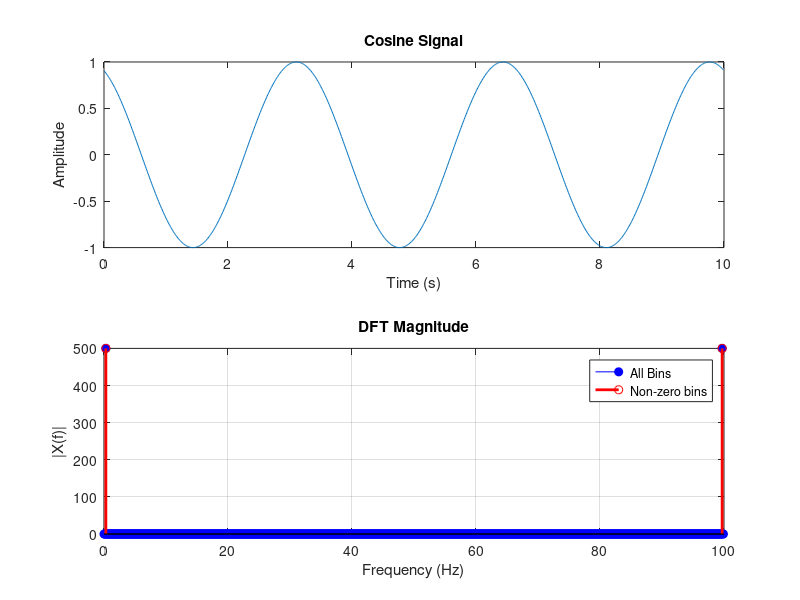

Here is the MATLAB script that generated this plot:
% When you compute the DFT in MATLAB, at which indices do you see non-zero values for the cosine signal?
% This is directly related to the frequency axis interpretation, where does the DFT place frequencies?
% fft() returns a vector X of length N, corresponding to N frequency bins.
% Bin 1 = k = 0 (DC)
% Bin 2 = k = 1 (First frequency component)
% Bin N/2+1 = Nyquist frequency

% Parameters
N = 1000;            % Number of samples
fs = 100;             % Sampling frequency (Hz)
Ts = 1/fs;
T = N*Ts;

% Cosine frequency (fits 3 periods in the full signal)
num_periods = 3;
f_cos = num_periods / T;
phi = 2*pi*rand();

% Time domain signal
t = (0:N-1) * Ts;
x = cos(2*pi*f_cos*t + phi);

% Compute DFT
X = fft(x);

% Frequency axis
f = (0:N-1) * (fs/N);

% Find non-zero bins
tolerance = 1e-6; % Small threshold for numerical precision
nonzero_bins = find(abs(X) > tolerance);

% Display result
disp('Non-zero frequency bins:');
disp(nonzero_bins');

% Convert bins to Hz
nonzero_frequencies = f(nonzero_bins);
disp('Corresponding frequencies (Hz):');
disp(nonzero_frequencies');

% Plot time and frequency domain
figure;
subplot(2,1,1);
plot(t, x);
xlabel('Time (s)');
ylabel('Amplitude');
title('Cosine Signal');

subplot(2,1,2);
stem(f, abs(X), 'b', 'filled');
xlabel('Frequency (Hz)');
ylabel('|X(f)|');
title('DFT Magnitude');
grid on;

% Highlight the non-zero bins in red
hold on;
stem(nonzero_frequencies, abs(X(nonzero_bins)), 'r', 'LineWidth', 2);
legend('All Bins', 'Non-zero bins');

% In result: Non-zero bins at exactly the positive frequency of the cosine and its conjugate negative frequency.
% Everything else should be zero (or numerically very small).
% What to learn: How DFT bins map to physical frequencies (Hz) and understanding which bins carry actual signal content